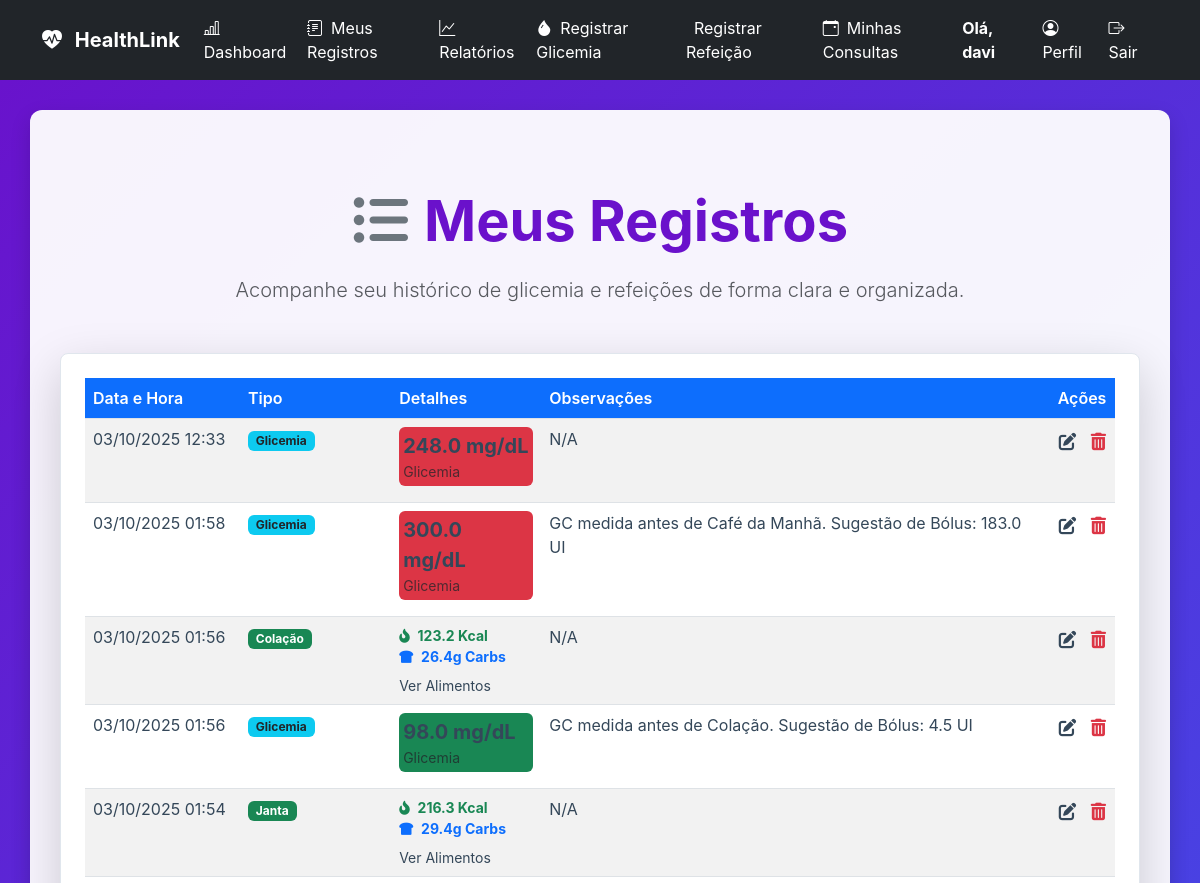
The page /registros (signed in, upper part) on the database as committed earlier.
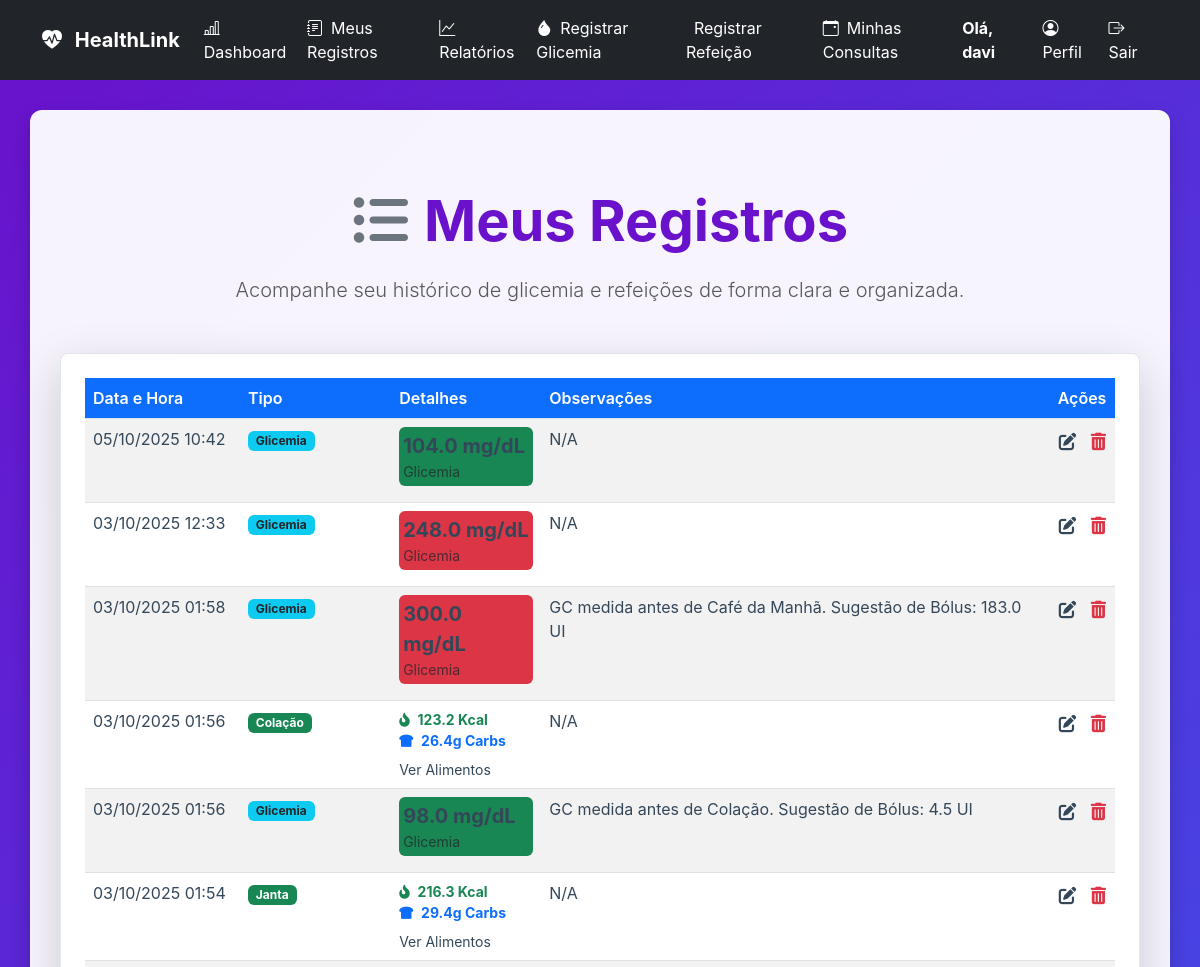
The same page on the database as committed later.
### tables this page shows
CREATE TABLE registros (
                    id INTEGER PRIMARY KEY,
                    user_id INTEGER NOT NULL,
                    data_hora TEXT NOT NULL,
                    tipo TEXT NOT NULL,
                    valor REAL,
                    observacoes TEXT,
                    alimentos_json TEXT,
                    total_calorias REAL,
                    total_carbs REAL, dose_insulina REAL, dose_aplicada REAL, tipo_medicao TEXT,
                    FOREIGN KEY (user_id) REFERENCES users (id)
                );

CREATE TABLE detalhes_refeicao (
                    registro_id INTEGER PRIMARY KEY,
                    tipo_refeicao TEXT NOT NULL,
                    carboidratos REAL,
                    calorias REAL,
                    alimentos_json TEXT,
                    FOREIGN KEY (registro_id) REFERENCES registros (id)
                );

### app.py (the view)
@app.route('/registros')
@login_required
def registros():
    registros_brutos = db_manager.carregar_registros(current_user.id)
    registros_prontos = formatar_registros_para_exibicao(registros_brutos)
    return render_template(
        'registros.html',
        registros=registros_prontos,
        get_status_class=get_status_class
    )

### app.py (called while the page is built)
def get_status_class(valor_glicemia):
    try:
        valor = float(valor_glicemia)
    except (ValueError, TypeError):
        return 'bg-secondary'
    if valor < 70:
        return 'bg-danger'
    elif 70 <= valor <= 130:
        return 'bg-success'
    elif 130 < valor <= 180:
        return 'bg-warning'
    else:
        return 'bg-danger'

@app.context_processor
def inject_now():
    return {'now': datetime.now}

### database_manager.py (called while the page is built)
    def get_db_connection(self):
        conn = sqlite3.connect(self.db_path)
        conn.execute("PRAGMA foreign_keys = ON;")
        conn.row_factory = sqlite3.Row
        return conn

    def carregar_usuario_por_id(self, user_id):
        conn = self.get_db_connection()
        user_data = conn.execute(
            "SELECT id, username, role, email, nome_completo, razao_ic, fator_sensibilidade, data_nascimento, sexo, telefone, medico_id FROM users WHERE id = ?",
            (user_id,)
        ).fetchone()
        conn.close()
        return dict(user_data) if user_data else None

### models.py (called while the page is built)
    @property
    def is_paciente(self):
        return self.role == 'paciente' or self.role == 'user'

### templates/registros.html (shortened to what the changed rows need)
{% extends 'base.html' %}
{% block content %}
<div class="container my-5">
    <div class="text-center mb-5">
        <h1 class="display-4 fw-bold">
            <i class="fas fa-list-ul me-3 text-secondary"></i>Meus Registros
        </h1>
    </div>
    <div class="card p-4 shadow-lg rounded-3">
        <div class="table-responsive">
            <table class="table table-striped table-hover records-table">
                <thead>
                    <tr>
                        <th scope="col" class="text-white bg-primary rounded-top-start">Data e Hora</th>
                        <th scope="col" class="text-white bg-primary">Tipo</th>
                        <th scope="col" class="text-white bg-primary">Detalhes</th>
                        <th scope="col" class="text-white bg-primary">Observações</th>
                        <th scope="col" class="text-white bg-primary rounded-top-end">Ações</th>
                    </tr>
                </thead>
                <tbody>
                    {% if registros %}
                    {% for registro in registros %}
                    <tr>
                        <td>
                            {{ registro.data_hora.strftime('%d/%m/%Y %H:%M') if registro.data_hora else 'N/A' }}
                        </td>
                        <td>
                            {% if registro.is_glicemia and registro.is_refeicao %}
                            <span class="badge bg-success">{{ registro.tipo_exibicao }} + GC</span>
                            {% elif registro.is_glicemia %}
                            <span class="badge bg-info text-dark">{{ registro.tipo_exibicao }}</span>
                            {% elif registro.is_refeicao %}
                            <span class="badge bg-success">{{ registro.tipo_exibicao }}</span>
                            {% else %}
                            {{ registro.tipo }}
                            {% endif %}
                        </td>
                        <td>
                            <div class="d-flex flex-column">
                                {% if registro.is_glicemia %}
                                {% set glicemia_valor = registro.valor | default(0.0) | float %}
                                <div class="glicemia-status {{ get_status_class(glicemia_valor) }} mb-2 p-1 rounded-2">
                                    <span class="fw-bold fs-5">
                                        {{ "{:.1f}".format(glicemia_valor) }} mg/dL
                                    </span>
                                    <small class="text-muted d-block mt-n1">Glicemia</small>
                                </div>
                                {% endif %}
                                {% set total_calorias = registro.total_calorias | default(0.0) | float %}
                                {% set total_carbs = registro.total_carbs | default(0.0) | float %}
                                {% if registro.is_refeicao and (total_calorias > 0 or total_carbs > 0) %}
                                <small class="text-muted
                                    {% if registro.is_glicemia %}mt-2 pt-2 border-top{% endif %}">
                                    <i class="fas fa-fire-alt me-1 text-success"></i>
                                    <span class="fw-bold text-success">{{ "{:.1f}".format(total_calorias) }} Kcal</span>
                                    <br>
                                    <i class="fas fa-bread-slice me-1 text-primary"></i>
                                    <span class="fw-bold text-primary">{{ "{:.1f}".format(total_carbs) }}g Carbs</span>
                                </small>
                                {% set alimentos_json_len = registro.alimentos_json | length if registro.alimentos_json
                                is string else 0 %}
                                {% if registro.alimentos_json is not none and alimentos_json_len > 2 %}
                                <a href="#" class="mt-2 text-decoration-none small" data-bs-toggle="modal"
                                    data-bs-target="#alimentosModal{{ registro.id | string }}">Ver Alimentos</a>
                                {% endif %}
                                {% endif %}
                            </div>
                        </td>
                        <td>{{ registro.observacoes if registro.observacoes else 'N/A' }}</td>
                        <td class="action-buttons text-center">
                            <a href="{{ url_for('editar_registo', id=registro.id) }}"
                                class="btn btn-sm btn-link text-warning p-0 me-2" data-bs-toggle="tooltip"
                                data-bs-placement="top" title="Editar Registro">
                            </a>
                            <form action="{{ url_for('excluir_registo', id=registro.id) }}" method="post"
                                onsubmit="return confirm('Tem certeza que deseja excluir este registro?');"
                                style="display: inline;">
                                <button type="submit" class="btn btn-sm btn-link text-danger p-0"
                                    data-bs-toggle="tooltip" data-bs-placement="top" title="Excluir Registro">
                                </button>
                            </form>
                        </td>
                    </tr>
                    {% endfor %}
                    {% else %}
                    <tr>
                        <td colspan="5" class="text-center text-muted py-4">Nenhum registro encontrado.</td>
                    </tr>
                    {% endif %}
                </tbody>
            </table>
        </div>
    </div>
</div>
{% endblock %}

Rows that differ between the two databases and show on the page:
added registros: data_hora "05/10/2025 10:42", tipo_exibicao "Glicemia", valor "104.0", observacoes "N/A"
